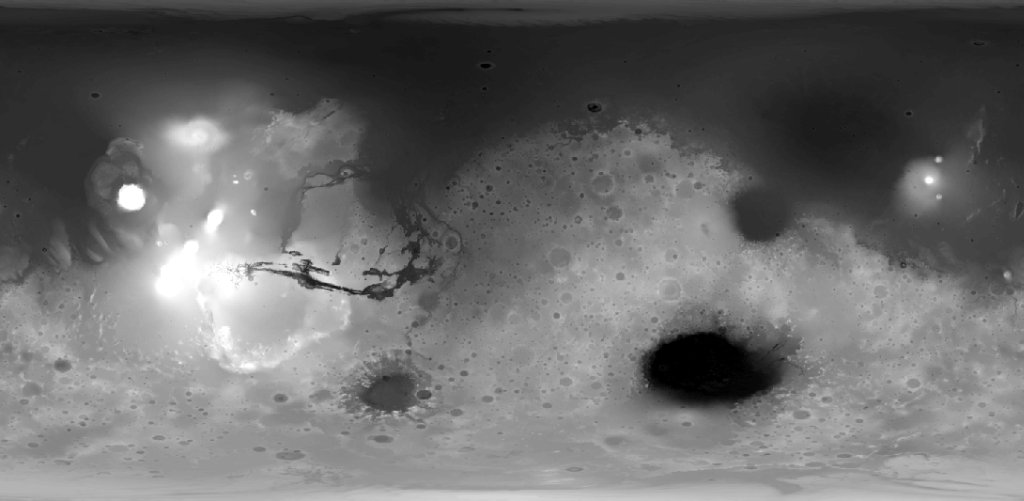
#> input picture Mars_1024.jpg, 1024 x 501 px
$ python martian_boolean_array_backup.py
#> lines starting #> are read from the running program, lines starting #| are printed output that depends on the picture; after the words box and inside, x2 and y2 are one past the last pixel; in counts of white or black regions, pixels touching at a corner belong together
import numpy as np
from skimage import io

import matplotlib.pyplot as plt

photo=io.imread('Mars_1024.jpg')
#> photo is the input picture: shape (501, 1024, 3); min 0, max 255, mean 107.8

plt.imshow(photo)
plt.show()

photo.shape
a1=photo

b1=a1<75
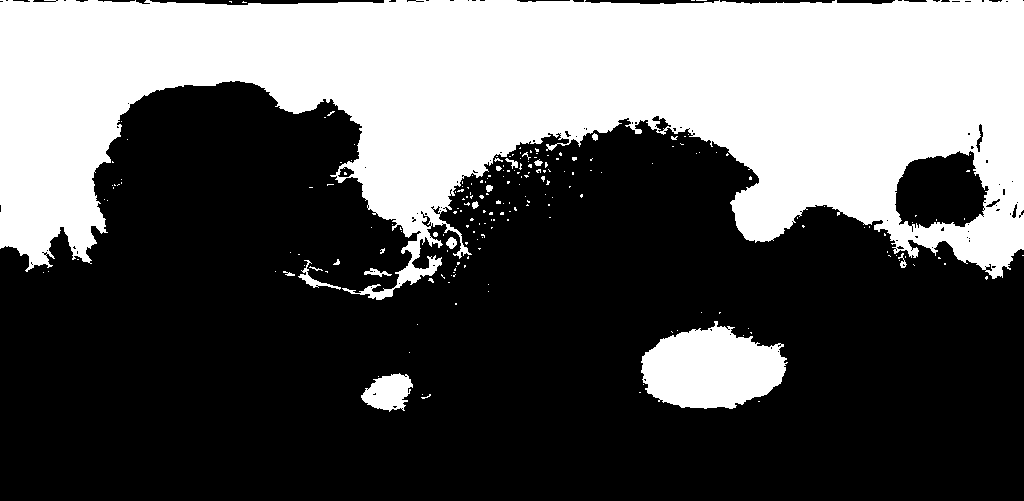
#> b1: shape (501, 1024, 3) bool; 36.3% white; 210 white regions (192 under 20 px), largest, box (x1, y1, x2, y2) and area: (0, 0, 1024, 300) 174429, (641, 321, 788, 409) 9022, (361, 373, 413, 412) 1323

a1[b1]=35
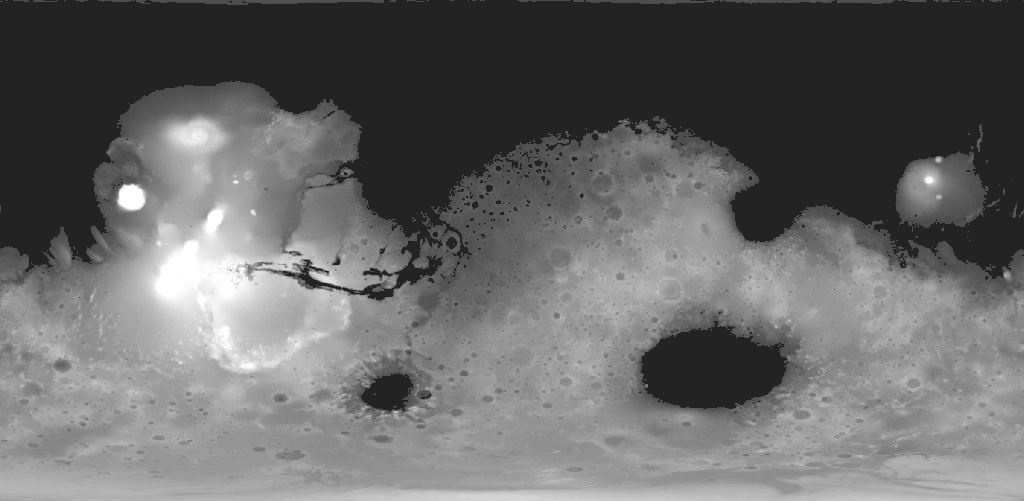
#> a1: shape (501, 1024, 3); min 35, max 255, mean 104.1


plt.imshow(a1)
plt.show()

$ run again, with light_to_dark.jpg copied over Mars_1024.jpg
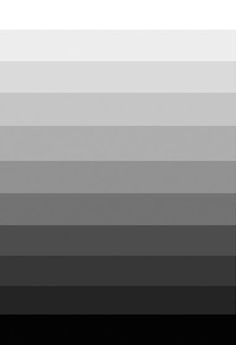
#> input picture light_to_dark.jpg, 236 x 345 px
#> photo is the input picture: shape (345, 236, 3); min 0, max 255, mean 139.2
#> `b1=a1<75`:
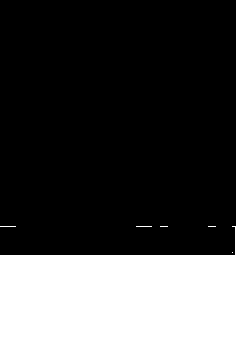
#> b1: shape (345, 236, 3) bool; 26.2% white; 6 white regions (5 under 20 px), largest, box (x1, y1, x2, y2) and area: (0, 226, 236, 345) 21272
#> `a1[b1]=35`:
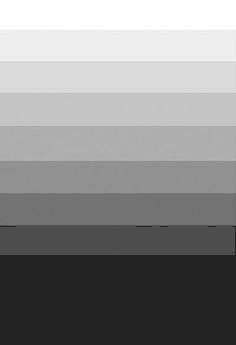
#> a1: shape (345, 236, 3); min 35, max 255, mean 140.1

$ run again, with relief-shading2_rivers.jpg copied over Mars_1024.jpg
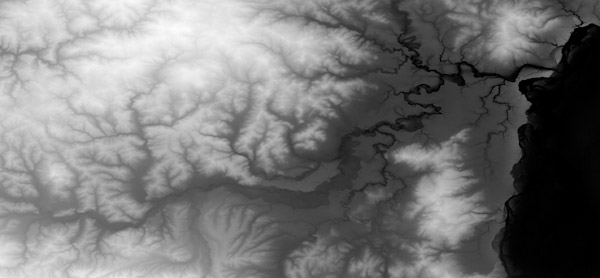
#> input picture relief-shading2_rivers.jpg, 600 x 278 px
#> photo is the input picture: shape (278, 600, 3); min 0, max 253, mean 118.5
#> `b1=a1<75`:
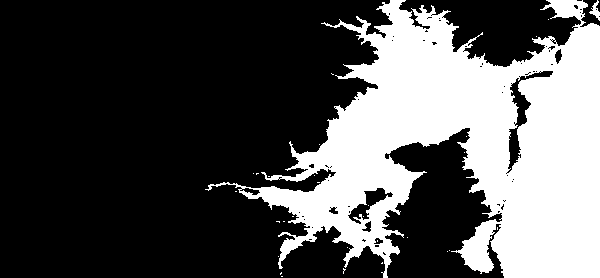
#> b1: shape (278, 600, 3) bool; 32.1% white; 30 white regions (28 under 20 px), largest, box (x1, y1, x2, y2) and area: (205, 0, 600, 278) 53382, (589, 0, 600, 21) 95
#> `a1[b1]=35`:
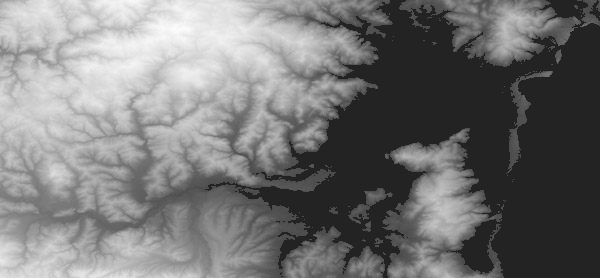
#> a1: shape (278, 600, 3); min 35, max 253, mean 117.4
